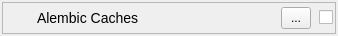
<?xml version="1.0" encoding="UTF-8"?>
<ui version="4.0">
 <class>TaskWidget</class>
 <widget class="QWidget" name="TaskWidget">
  <property name="geometry">
   <rect>
    <x>0</x>
    <y>0</y>
    <width>338</width>
    <height>36</height>
   </rect>
  </property>
  <property name="windowTitle">
   <string>Form</string>
  </property>
  <property name="accessibleName">
   <string>task widget</string>
  </property>
  <layout class="QVBoxLayout" name="verticalLayout">
   <property name="spacing">
    <number>0</number>
   </property>
   <property name="margin">
    <number>2</number>
   </property>
   <item>
    <widget class="QFrame" name="frame">
     <property name="minimumSize">
      <size>
       <width>0</width>
       <height>32</height>
      </size>
     </property>
     <property name="accessibleName">
      <string>task widget inner frame</string>
     </property>
     <property name="frameShape">
      <enum>QFrame::StyledPanel</enum>
     </property>
     <property name="frameShadow">
      <enum>QFrame::Raised</enum>
     </property>
     <layout class="QHBoxLayout" name="horizontalLayout">
      <property name="spacing">
       <number>8</number>
      </property>
      <property name="leftMargin">
       <number>8</number>
      </property>
      <property name="topMargin">
       <number>2</number>
      </property>
      <property name="rightMargin">
       <number>2</number>
      </property>
      <property name="bottomMargin">
       <number>2</number>
      </property>
      <item>
       <widget class="QLabel" name="icon">
        <property name="minimumSize">
         <size>
          <width>18</width>
          <height>18</height>
         </size>
        </property>
        <property name="maximumSize">
         <size>
          <width>18</width>
          <height>18</height>
         </size>
        </property>
        <property name="accessibleName">
         <string>task icon</string>
        </property>
        <property name="pixmap">
         <pixmap resource="resources.qrc">:/tk_multi_datamanager/shotgun.png</pixmap>
        </property>
        <property name="scaledContents">
         <bool>true</bool>
        </property>
        <property name="alignment">
         <set>Qt::AlignCenter</set>
        </property>
       </widget>
      </item>
      <item>
       <widget class="QLabel" name="header">
        <property name="sizePolicy">
         <sizepolicy hsizetype="Expanding" vsizetype="Preferred">
          <horstretch>0</horstretch>
          <verstretch>0</verstretch>
         </sizepolicy>
        </property>
        <property name="minimumSize">
         <size>
          <width>1</width>
          <height>1</height>
         </size>
        </property>
        <property name="accessibleName">
         <string/>
        </property>
        <property name="text">
         <string>&lt;big&gt;Alembic Caches&lt;/big&gt;</string>
        </property>
       </widget>
      </item>
      <item>
       <widget class="QToolButton" name="status">
        <property name="minimumSize">
         <size>
          <width>30</width>
          <height>22</height>
         </size>
        </property>
        <property name="maximumSize">
         <size>
          <width>30</width>
          <height>22</height>
         </size>
        </property>
        <property name="toolTip">
         <string>Click for more details</string>
        </property>
        <property name="accessibleName">
         <string>task status</string>
        </property>
        <property name="text">
         <string>...</string>
        </property>
        <property name="icon">
         <iconset resource="resources.qrc">
          <normaloff>:/tk_multi_datamanager/status_publish.png</normaloff>:/tk_multi_datamanager/status_publish.png</iconset>
        </property>
        <property name="iconSize">
         <size>
          <width>16</width>
          <height>16</height>
         </size>
        </property>
       </widget>
      </item>
      <item>
       <widget class="QCheckBox" name="checkbox">
        <property name="toolTip">
         <string>hint: shift-click to toggle all items of this type</string>
        </property>
        <property name="accessibleName">
         <string>task checkbox</string>
        </property>
       </widget>
      </item>
     </layout>
    </widget>
   </item>
  </layout>
 </widget>
 <resources>
  <include location="resources.qrc"/>
 </resources>
 <connections/>
</ui>
